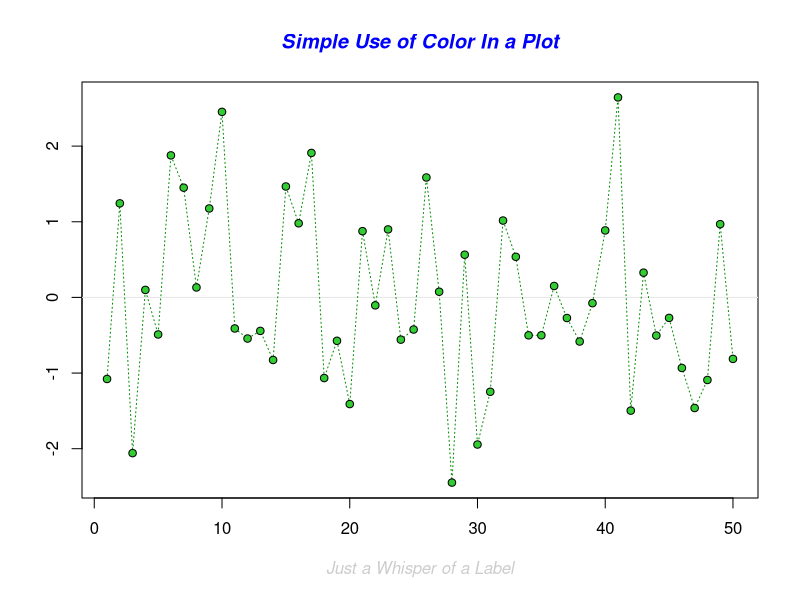
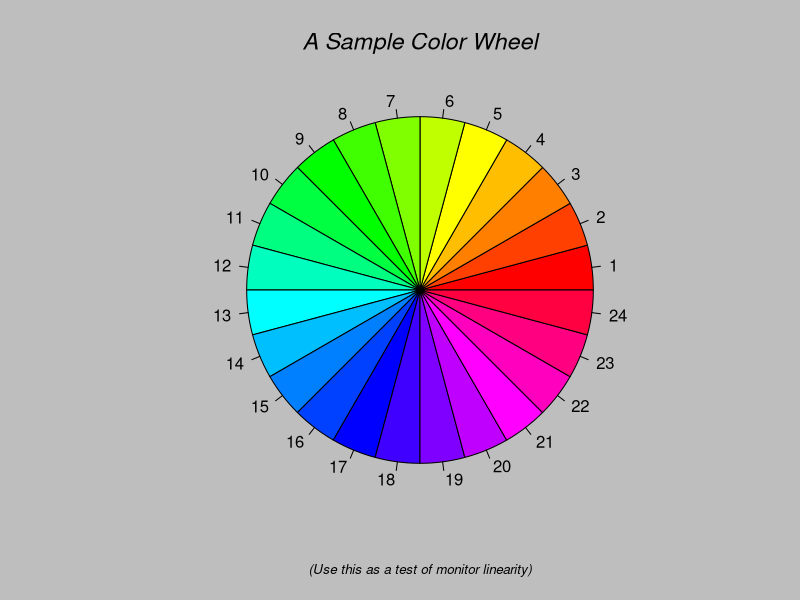
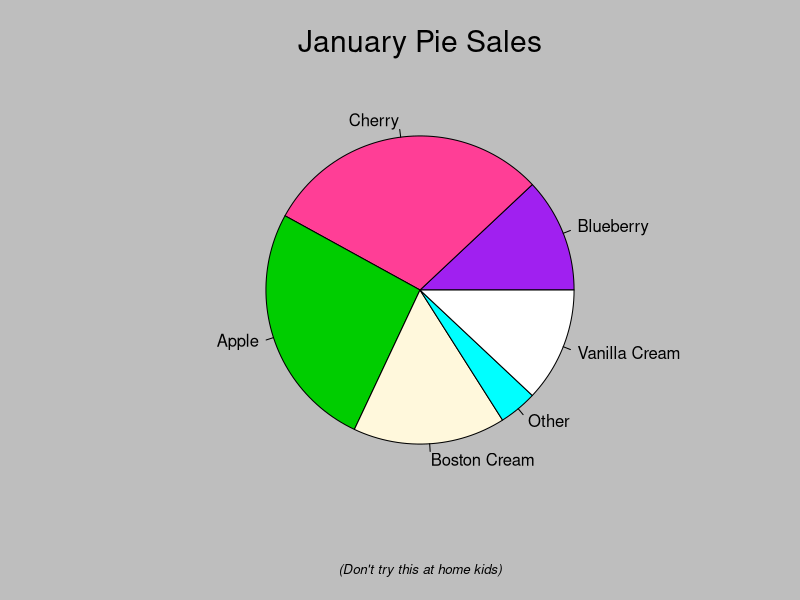
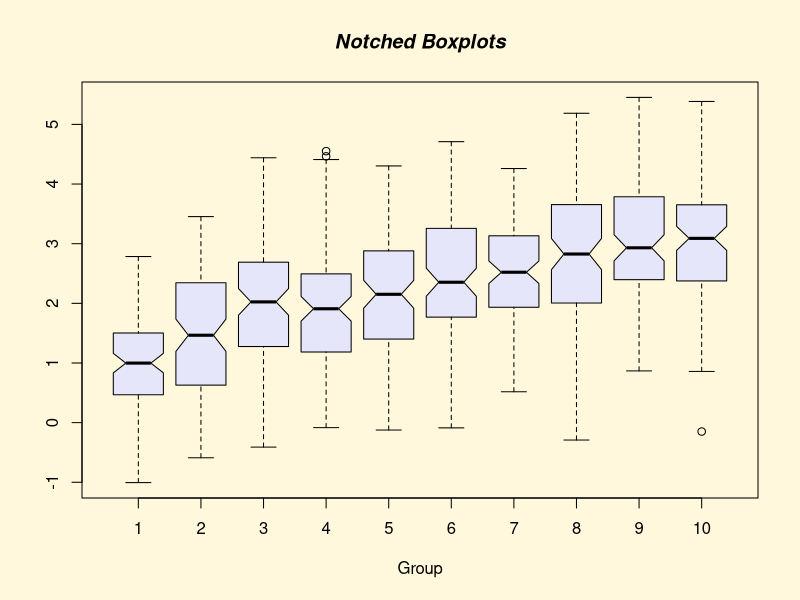
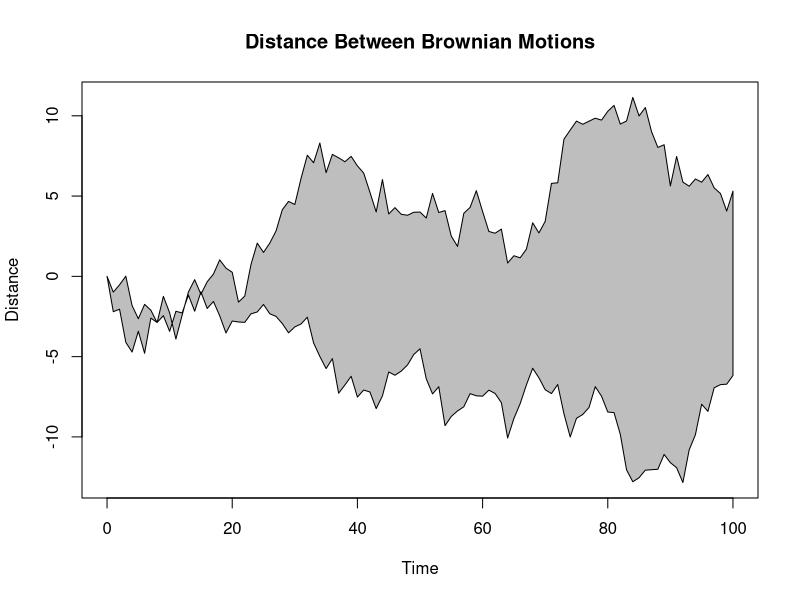
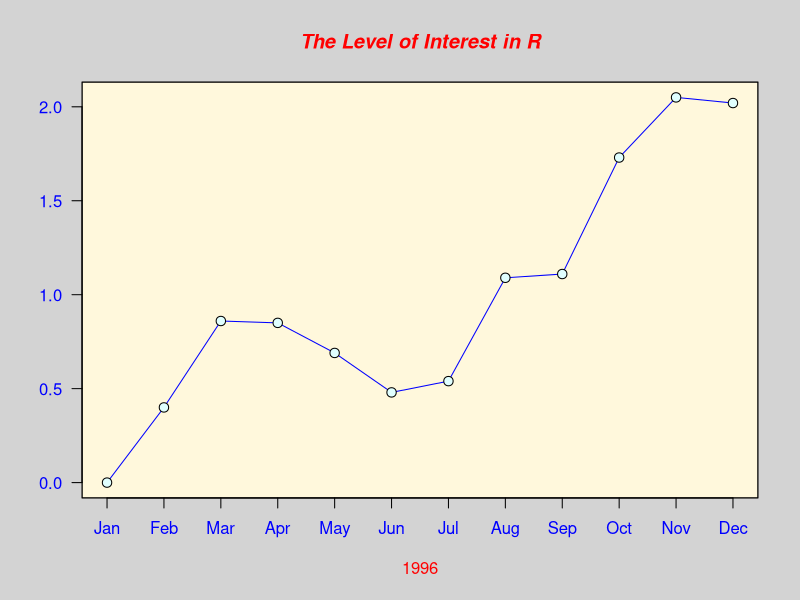
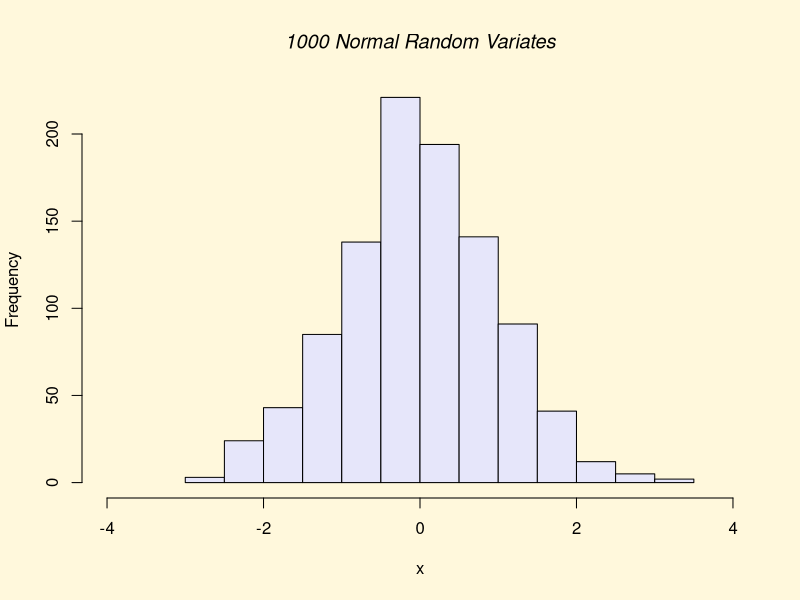
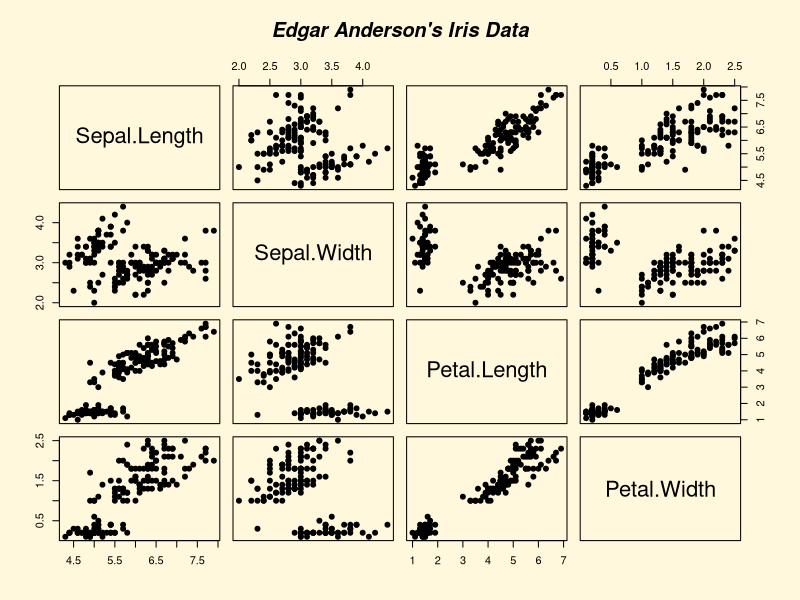

Reproduce these figures in R, in order. (Note: this script raises an error after producing the figures.)
###### Plots ######
 
# We can create plots using high-level functions, that create a new plot -
# from a set of data. Once created, we can add "pieces" to the plot using -
# low-level functions.

# Interactive functions can add or get data from a plot.
# Using

demo(graphics)

# gets us some example plots we will be able to create.

# x11() can create additional windows on where to see plots. 
# RStudio has a "plot" window to show us created plots.

# Some high functions are:

plot() # This can crate many different plots.

qqnorm()
qqplot() # All these three can be used to confront different distributions.
qqline()

hist() # For histograms.
barplot() # For a barplot.
pie() # Pie charts.

# Let's see what plot() can do.

x <- rnorm(100)
y <- rnorm(100)

plot(x) # This plots a scatterplot with x as the "Y" axis, and the index of x
        # as the "X" axis.

x <- -10:10
y <- x^3 - 3*x -10

plot(x,y)

# Let's say we want to add to that simple plot a line that links all points.
# We can use type = "..." ... can be p for points, l for lines, b for both...
# Use ?plot for a list.

plot(x,y, type = "b")
plot(x,y, type = "l")

# To label our axis, use xlab="mylabel" and ylab="mylabel"

plot(x,y, type = "b", xlab="X axis", ylab="Y axis")

# To title a plot, use main = "plotname"

plot(x,y, main="My awesome plot!")

# plot() works also for datasets:

plot(iris)

# These plots can be read by assigning x/y axis information to what is said -
# in the diagonal. Note that plots as symmetrical to the diagonal, since -
# simmetrical plots are the same plots but with x/y axes switched.

# We can create boxplots using boxplot()
# A boxplot shows us many things. The "wigs" are max and min.
# The upper and lower lines are the 3rd quartile and 1st quartile (75% and 25%).
# Dots over and below the two wigs are outliers.

boxplot(iris[c(1,2)], col = c("red", "blue")) 

# This command takes the first 2 columns of iris and plots them in a boxplot, 
# setting the color of the first box to "red" and the second to "blue".

# hist() creates an histogram from supplied data.

hist(iris[[2]])

# Using lines() can add lines to an already plotted plot():

z <- 20*(x^2)

plot(x,y, main= "My plot!", type = "b") # col can be used to color lines too!
lines(x,z, type = "b", col = "red")

# Some data may be "cut" in a plot, since the x and y axes are not "reset" -
# when a new line is added. In the above example, the values of the line -
# after 7 and before -7 are "cut". If we inverse the order:

plot(x,z, main= "My plot!", type = "b")
lines(x,y, type = "b", col = "red")

# Now the whole of "z" is shown, but "y" is cut.
# To fit the new line in the graph, specify max and min of the axes when you -
# create the plot:

plot(x,y, type = "b", ylim = c(-2000, 2000))

lines(x,z, type = "b", col = "red")

# Now everthing fits inside our plot nicely. We can also use min() and max()
# to automatically calculate the boundaries of our plots.

# Similarly to lines(), other low functions can be used to modify a plot:

x <- 1 ; y <- 2

lines()
points(x,y) # Adds a point in x,y
text(x,y, label = "Banana") # Adds text in the coordinates x,y
abline(a,b) # Adds a line of inclination a that intercepts b.
polygon(x,y,z,...) # Adds a polygon with vertices x,y,z...
legend(x,y,legend) # Adds a legend at the x,y coordinates
title(main, sub) # Adds a main title and a sub subtitle
axis(side,...) # Adds a new axis in the "side" position

# A complete example:

x=1:40
y=x^2
z=x^2+3*x # Setting some variables

plot(x,y,t="l") # Create the plot

lines(x,z,col="red") # Add a red line, with x and y coordinates.

points(40,500,col="blue",t="p") # Add a single blue point @ 40,500 
                                # t="p" specifies to its "point" type

text(20,1000,"Label",col="green") # Add a green "label" @ 20, 1000
                                  # 20, 1000 are its top-left coordinates

polygon(c(10,20,30),c(1000,1200,1500),col="pink")
                                # Add a pink polygon, of vertices 10,1000 ;
                                # 20,1200 ; 30, 1500

legend(10,1500,              # Add a legend @ top-left coordinates 10,1500,with
       c("Line 1","Line 2"), # two line types of names "Line 1" and "line 2",
       lty=c(1,1),           # of line types (lty) 1 and 1, 
       col=c("red","black")) # of colour red and black.

title("Test1") # Set the title of the plot to "Test1"

axis(4, col = "gold", lty = 2, lwd = 0.5) # Add a new axes, of linetype 2

# Other useful variables are pch = x, to set what type of dot is displayed

# To save a plot, before starting to create a plot, tell R to save the next -
# commands in a file, instead of a graphical interface.

jpeg("mygraph.jpg") # or png()

plot(y) # All the plot stuff goes here

dev.off() # This tells R that the plot creation is complete, 
          # and the file needs to be saved to what was specified in jpeg()
          # Each jpeg() needs to be closed with its own dev.off()